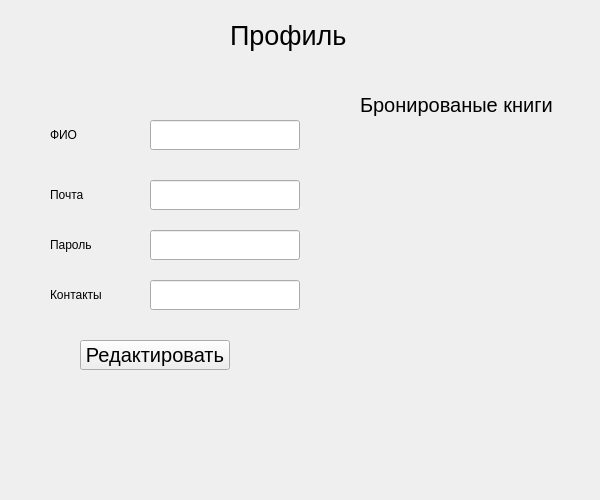
<?xml version="1.0" encoding="UTF-8"?>
<ui version="4.0">
 <class>profile</class>
 <widget class="QWidget" name="profile">
  <property name="geometry">
   <rect>
    <x>0</x>
    <y>0</y>
    <width>600</width>
    <height>500</height>
   </rect>
  </property>
  <property name="windowTitle">
   <string>Form</string>
  </property>
  <widget class="QPushButton" name="pushButton">
   <property name="geometry">
    <rect>
     <x>80</x>
     <y>340</y>
     <width>150</width>
     <height>30</height>
    </rect>
   </property>
   <property name="font">
    <font>
     <pointsize>15</pointsize>
    </font>
   </property>
   <property name="text">
    <string>Редактировать</string>
   </property>
  </widget>
  <widget class="QLineEdit" name="nameEdit">
   <property name="geometry">
    <rect>
     <x>150</x>
     <y>120</y>
     <width>150</width>
     <height>30</height>
    </rect>
   </property>
   <property name="font">
    <font>
     <pointsize>15</pointsize>
    </font>
   </property>
  </widget>
  <widget class="QLineEdit" name="emailEdit">
   <property name="geometry">
    <rect>
     <x>150</x>
     <y>180</y>
     <width>150</width>
     <height>30</height>
    </rect>
   </property>
   <property name="font">
    <font>
     <pointsize>15</pointsize>
    </font>
   </property>
  </widget>
  <widget class="QLineEdit" name="passwordEdit">
   <property name="geometry">
    <rect>
     <x>150</x>
     <y>230</y>
     <width>150</width>
     <height>30</height>
    </rect>
   </property>
   <property name="font">
    <font>
     <pointsize>15</pointsize>
    </font>
   </property>
  </widget>
  <widget class="QLineEdit" name="contactEdit">
   <property name="geometry">
    <rect>
     <x>150</x>
     <y>280</y>
     <width>150</width>
     <height>30</height>
    </rect>
   </property>
   <property name="font">
    <font>
     <pointsize>15</pointsize>
    </font>
   </property>
  </widget>
  <widget class="QLabel" name="titleLabel">
   <property name="geometry">
    <rect>
     <x>1100</x>
     <y>0</y>
     <width>16</width>
     <height>16</height>
    </rect>
   </property>
   <property name="text">
    <string/>
   </property>
  </widget>
  <widget class="QWidget" name="borrowedBooksWidget" native="true">
   <property name="geometry">
    <rect>
     <x>310</x>
     <y>120</y>
     <width>281</width>
     <height>371</height>
    </rect>
   </property>
   <widget class="QWidget" name="gridLayoutWidget">
    <property name="geometry">
     <rect>
      <x>10</x>
      <y>0</y>
      <width>261</width>
      <height>361</height>
     </rect>
    </property>
    <layout class="QGridLayout" name="borrowedBooksLayout"/>
   </widget>
  </widget>
  <widget class="QLabel" name="label">
   <property name="geometry">
    <rect>
     <x>50</x>
     <y>120</y>
     <width>100</width>
     <height>30</height>
    </rect>
   </property>
   <property name="text">
    <string>ФИО</string>
   </property>
  </widget>
  <widget class="QLabel" name="label_2">
   <property name="geometry">
    <rect>
     <x>50</x>
     <y>180</y>
     <width>100</width>
     <height>30</height>
    </rect>
   </property>
   <property name="text">
    <string>Почта</string>
   </property>
  </widget>
  <widget class="QLabel" name="label_3">
   <property name="geometry">
    <rect>
     <x>50</x>
     <y>230</y>
     <width>100</width>
     <height>30</height>
    </rect>
   </property>
   <property name="text">
    <string>Пароль</string>
   </property>
  </widget>
  <widget class="QLabel" name="label_4">
   <property name="geometry">
    <rect>
     <x>50</x>
     <y>280</y>
     <width>100</width>
     <height>30</height>
    </rect>
   </property>
   <property name="text">
    <string>Контакты</string>
   </property>
  </widget>
  <widget class="QLabel" name="label_5">
   <property name="geometry">
    <rect>
     <x>360</x>
     <y>80</y>
     <width>211</width>
     <height>50</height>
    </rect>
   </property>
   <property name="font">
    <font>
     <pointsize>15</pointsize>
    </font>
   </property>
   <property name="text">
    <string>Бронированые книги</string>
   </property>
  </widget>
  <widget class="QLabel" name="label_6">
   <property name="geometry">
    <rect>
     <x>230</x>
     <y>10</y>
     <width>211</width>
     <height>50</height>
    </rect>
   </property>
   <property name="font">
    <font>
     <pointsize>20</pointsize>
    </font>
   </property>
   <property name="text">
    <string>Профиль</string>
   </property>
  </widget>
 </widget>
 <resources/>
 <connections/>
</ui>
